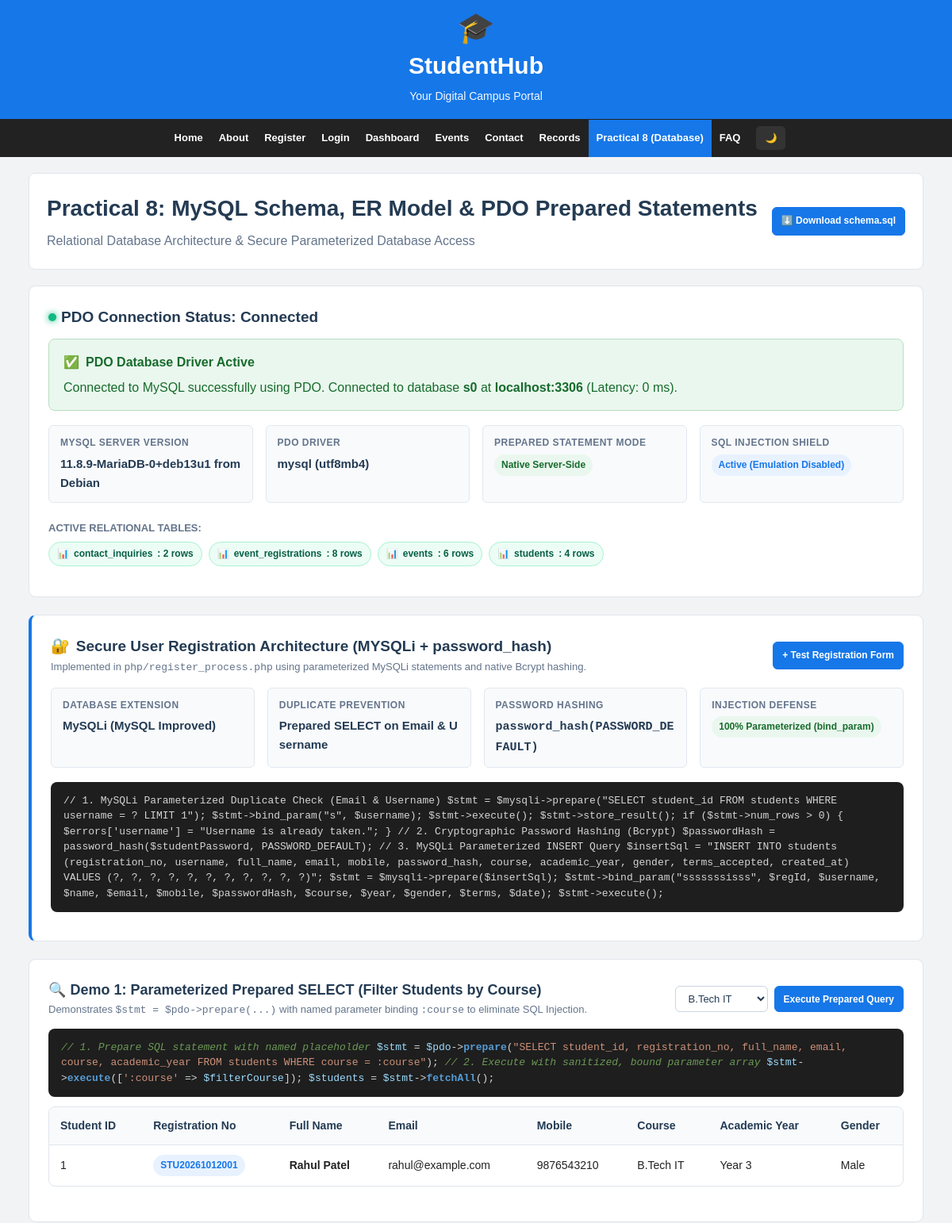
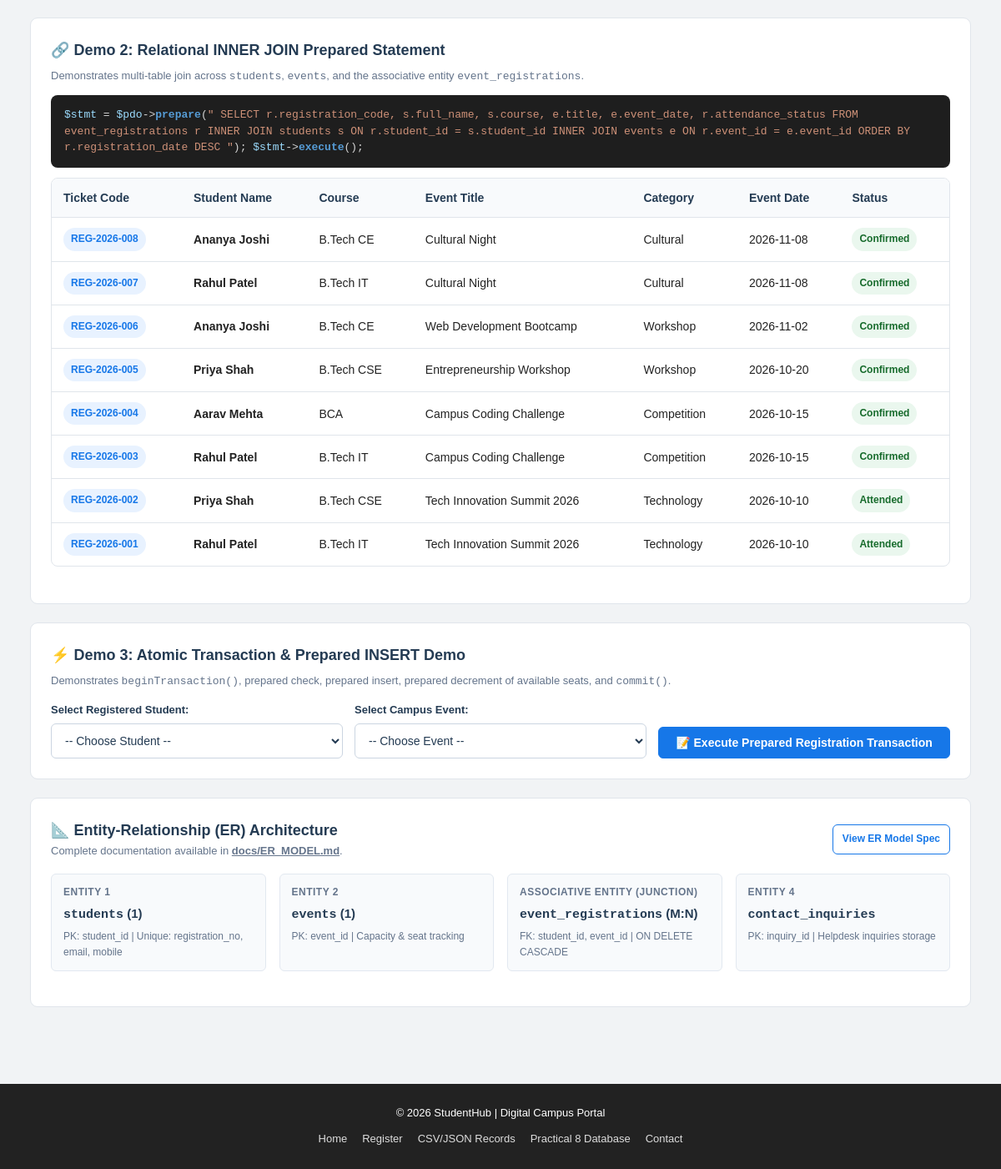
The app's page /php/db_dashboard.php?course=B.Tech IT with its own data (2 pictures, top to bottom).
### tables this page shows
CREATE TABLE `students` (
    `student_id` INT UNSIGNED AUTO_INCREMENT PRIMARY KEY,
    `registration_no` VARCHAR(30) NOT NULL UNIQUE COMMENT 'Formatted ID e.g. STU20261012001',
    `username` VARCHAR(50) NOT NULL UNIQUE COMMENT 'Unique portal username e.g. rahul_patel',
    `full_name` VARCHAR(100) NOT NULL,
    `email` VARCHAR(120) NOT NULL UNIQUE,
    `mobile` VARCHAR(15) NOT NULL UNIQUE,
    `password_hash` VARCHAR(255) NOT NULL COMMENT 'Bcrypt hashed password via password_hash()',
    `course` VARCHAR(50) NOT NULL COMMENT 'B.Tech IT, B.Tech CSE, BCA, etc.',
    `academic_year` TINYINT UNSIGNED NOT NULL COMMENT '1, 2, 3, or 4',
    `gender` ENUM('Male', 'Female', 'Other') NOT NULL,
    `terms_accepted` ENUM('Accepted', 'Pending') NOT NULL DEFAULT 'Accepted',
    `created_at` TIMESTAMP NOT NULL DEFAULT CURRENT_TIMESTAMP,
    `updated_at` TIMESTAMP NOT NULL DEFAULT CURRENT_TIMESTAMP ON UPDATE CURRENT_TIMESTAMP,

    INDEX `idx_students_username` (`username`),
    INDEX `idx_students_email` (`email`),
    INDEX `idx_students_course_year` (`course`, `academic_year`)
);

CREATE TABLE `event_registrations` (
    `registration_id` INT UNSIGNED AUTO_INCREMENT PRIMARY KEY,
    `student_id` INT UNSIGNED NOT NULL,
    `event_id` INT UNSIGNED NOT NULL,
    `registration_code` VARCHAR(50) NOT NULL UNIQUE COMMENT 'Unique ticket/token e.g. REG-2026-001',
    `registration_date` TIMESTAMP NOT NULL DEFAULT CURRENT_TIMESTAMP,
    `attendance_status` ENUM('Confirmed', 'Attended', 'Cancelled') NOT NULL DEFAULT 'Confirmed',
    `remarks` VARCHAR(255) DEFAULT NULL,

     
    CONSTRAINT `fk_registrations_student`
        FOREIGN KEY (`student_id`)
        REFERENCES `students` (`student_id`)
        ON DELETE CASCADE
        ON UPDATE CASCADE,

    CONSTRAINT `fk_registrations_event`
        FOREIGN KEY (`event_id`)
        REFERENCES `events` (`event_id`)
        ON DELETE CASCADE
        ON UPDATE CASCADE,

     
    UNIQUE KEY `unique_student_event_registration` (`student_id`, `event_id`),
    INDEX `idx_registrations_date` (`registration_date`)
);

CREATE TABLE `events` (
    `event_id` INT UNSIGNED AUTO_INCREMENT PRIMARY KEY,
    `title` VARCHAR(150) NOT NULL,
    `category` VARCHAR(50) NOT NULL COMMENT 'Technology, Competition, Workshop, Sports, Cultural',
    `event_date` DATE NOT NULL,
    `event_time` VARCHAR(30) NOT NULL,
    `location` VARCHAR(120) NOT NULL,
    `description` TEXT NOT NULL,
    `organizer` VARCHAR(120) NOT NULL,
    `total_seats` INT UNSIGNED NOT NULL,
    `available_seats` INT UNSIGNED NOT NULL,
    `status` ENUM('Upcoming', 'Ongoing', 'Completed', 'Cancelled') NOT NULL DEFAULT 'Upcoming',
    `created_at` TIMESTAMP NOT NULL DEFAULT CURRENT_TIMESTAMP,

    INDEX `idx_events_date` (`event_date`),
    INDEX `idx_events_category` (`category`),
    INDEX `idx_events_status` (`status`)
);

### php/db_dashboard.php (the view, shortened to what the rows shown need)
<?php
$pdo = getDBConnection();
$filterCourse = isset($_GET['course']) ? trim($_GET['course']) : 'All';
$studentsList = [];
if ($pdo instanceof PDO) {
    if ($filterCourse !== 'All' && !empty($filterCourse)) {
        $searchStmt = $pdo->prepare("
            SELECT student_id, registration_no, full_name, email, mobile, course, academic_year, gender
            FROM students
            WHERE course = :course
            ORDER BY student_id ASC
        ");
        $searchStmt->execute([':course' => $filterCourse]);
        $studentsList = $searchStmt->fetchAll();
    }
}
$joinList = [];
if ($pdo instanceof PDO) {
    $joinStmt = $pdo->prepare("
        SELECT
            r.registration_id,
            r.registration_code,
            s.full_name AS student_name,
            s.course,
            e.title AS event_title,
            e.category AS event_category,
            e.event_date,
            r.attendance_status,
            r.registration_date
        FROM event_registrations r
        INNER JOIN students s ON r.student_id = s.student_id
        INNER JOIN events e ON r.event_id = e.event_id
        ORDER BY r.registration_date DESC
    ");
    $joinStmt->execute();
    $joinList = $joinStmt->fetchAll();
}
?>
<!DOCTYPE html>
<html lang="en">
<head>
    <link rel="stylesheet" href="../css/style.css">
</head>
<body>
<header class="site-header">
    <h1>StudentHub</h1>
</header>
<main>
    <div class="container">
        <div class="page-title">
            <div style="display: flex; justify-content: space-between; align-items: center; flex-wrap: wrap; gap: 10px;">
                <div>
                    <h2>Practical 8: MySQL Schema, ER Model & PDO Prepared Statements</h2>
                </div>
            </div>
        </div>
        <section class="summary-card">
            <?php if (!empty($studentsList)): ?>
                <div class="table-responsive" style="margin-top: 10px;">
                    <table class="data-table">
                        <thead>
                            <tr>
                                <th>Student ID</th>
                                <th>Registration No</th>
                                <th>Full Name</th>
                                <th>Email</th>
                                <th>Mobile</th>
                                <th>Course</th>
                                <th>Academic Year</th>
                                <th>Gender</th>
                            </tr>
                        </thead>
                        <tbody>
                            <?php foreach ($studentsList as $stu): ?>
                                <tr>
                                    <td><?php echo $stu['student_id']; ?></td>
                                    <td><span class="badge badge-primary"><?php echo htmlspecialchars($stu['registration_no']); ?></span></td>
                                    <td><strong><?php echo htmlspecialchars($stu['full_name']); ?></strong></td>
                                    <td><?php echo htmlspecialchars($stu['email']); ?></td>
                                    <td><?php echo htmlspecialchars($stu['mobile']); ?></td>
                                    <td><?php echo htmlspecialchars($stu['course']); ?></td>
                                    <td>Year <?php echo htmlspecialchars($stu['academic_year']); ?></td>
                                    <td><?php echo htmlspecialchars($stu['gender']); ?></td>
                                </tr>
                            <?php endforeach; ?>
                        </tbody>
                    </table>
                </div>
            <?php else: ?>
                <p style="color: #64748b; font-size: 14px; margin-top: 10px;"><em>(Connect MySQL and import schema.sql to view live query results)</em></p>
            <?php endif; ?>
        </section>
        <section class="summary-card">
            <?php if (!empty($joinList)): ?>
                <div class="table-responsive" style="margin-top: 10px;">
                    <table class="data-table">
                        <thead>
                            <tr>
                                <th>Ticket Code</th>
                                <th>Student Name</th>
                                <th>Course</th>
                                <th>Event Title</th>
                                <th>Category</th>
                                <th>Event Date</th>
                                <th>Status</th>
                            </tr>
                        </thead>
                        <tbody>
                            <?php foreach ($joinList as $row): ?>
                                <tr>
                                    <td><span class="badge badge-primary"><?php echo htmlspecialchars($row['registration_code']); ?></span></td>
                                    <td><strong><?php echo htmlspecialchars($row['student_name']); ?></strong></td>
                                    <td><?php echo htmlspecialchars($row['course']); ?></td>
                                    <td><?php echo htmlspecialchars($row['event_title']); ?></td>
                                    <td><?php echo htmlspecialchars($row['event_category']); ?></td>
                                    <td><?php echo htmlspecialchars($row['event_date']); ?></td>
                                    <td><span class="badge badge-success"><?php echo htmlspecialchars($row['attendance_status']); ?></span></td>
                                </tr>
                            <?php endforeach; ?>
                        </tbody>
                    </table>
                </div>
            <?php else: ?>
                <p style="color: #64748b; font-size: 14px; margin-top: 10px;"><em>(Connect MySQL to view live relational join results)</em></p>
            <?php endif; ?>
        </section>
    </div>
</main>
</body>
</html>

### records on screen
students: student_id "1", registration_no "STU20261012001", full_name "Rahul Patel", email "rahul@example.com", mobile "9876543210", course "B.Tech IT", academic_year "3", gender "Male"
event_registrations: registration_code "REG-2026-008", student.full_name "Ananya Joshi", student.course "B.Tech CE", event.title "Cultural Night", event.category "Cultural", event.event_date "2026-11-08", attendance_status "Confirmed"
event_registrations: registration_code "REG-2026-007", student.full_name "Rahul Patel", student.course "B.Tech IT", event.title "Cultural Night", event.category "Cultural", event.event_date "2026-11-08", attendance_status "Confirmed"
event_registrations: registration_code "REG-2026-006", student.full_name "Ananya Joshi", student.course "B.Tech CE", event.title "Web Development Bootcamp", event.category "Workshop", event.event_date "2026-11-02", attendance_status "Confirmed"
event_registrations: registration_code "REG-2026-005", student.full_name "Priya Shah", student.course "B.Tech CSE", event.title "Entrepreneurship Workshop", event.category "Workshop", event.event_date "2026-10-20", attendance_status "Confirmed"
event_registrations: registration_code "REG-2026-004", student.full_name "Aarav Mehta", student.course "BCA", event.title "Campus Coding Challenge", event.category "Competition", event.event_date "2026-10-15", attendance_status "Confirmed"
event_registrations: registration_code "REG-2026-003", student.full_name "Rahul Patel", student.course "B.Tech IT", event.title "Campus Coding Challenge", event.category "Competition", event.event_date "2026-10-15", attendance_status "Confirmed"
event_registrations: registration_code "REG-2026-002", student.full_name "Priya Shah", student.course "B.Tech CSE", event.title "Tech Innovation Summit 2026", event.category "Technology", event.event_date "2026-10-10", attendance_status "Attended"
event_registrations: registration_code "REG-2026-001", student.full_name "Rahul Patel", student.course "B.Tech IT", event.title "Tech Innovation Summit 2026", event.category "Technology", event.event_date "2026-10-10", attendance_status "Attended"

### other values on screen
$dbDiag['message'] "Connected to MySQL successfully using PDO."
$dbDiag['database'] "s0"
$dbDiag['host'] "localhost:3306"
$dbDiag['latency_ms'] "0"
$dbDiag['version'] "11.8.9-MariaDB-0+deb13u1 from Debian"
$dbDiag['driver'] "mysql"
$tbl "contact_inquiries"
$cnt "2"
$tbl "event_registrations"
$cnt "8"
$tbl "events"
$cnt "6"
$tbl "students"
$cnt "4"
